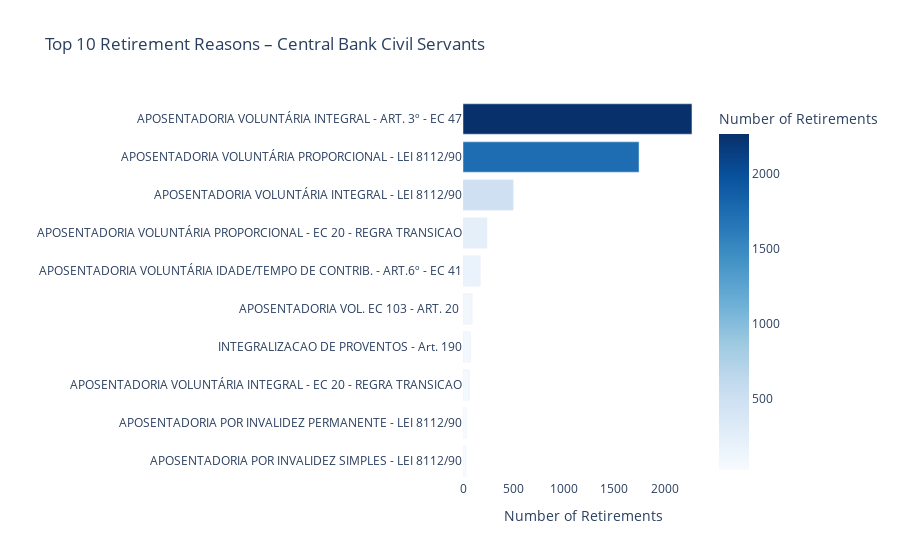

Here is the notebook cell this chart was saved with:
### Code cell
fig = px.bar(
    top_reasons.sort_values("Frequency"),
    x="Frequency",
    y="Description",
    orientation="h",
    title="Top 10 Retirement Reasons – Central Bank Civil Servants",
    labels={"Frequency": "Number of Retirements", "Description": "Retirement Reason"},
    color="Frequency",
    color_continuous_scale="Blues"
)

fig.update_layout(
    yaxis_title="",
    xaxis_title="Number of Retirements",
    plot_bgcolor="white",
    showlegend=False
)

fig.show()

### Figure 1 — Plotly figure (JSON) as saved in the notebook; plotly's stock layout.template omitted (floating-point values rounded to 4 significant figures)
{"data": [{"alignmentgroup": "True", "hovertemplate": "Number of Retirements=%{marker.color}<br>Retirement Reason=%{y}<extra></extra>", "legendgroup": "", "marker": {"color": [27, 32, 62, 73, 91, 171, 237, 498, 1743, 2267], "coloraxis": "coloraxis", "pattern": {"shape": ""}}, "name": "", "offsetgroup": "", "orientation": "h", "showlegend": false, "textposition": "auto", "type": "bar", "x": [27, 32, 62, 73, 91, 171, 237, 498, 1743, 2267], "xaxis": "x", "y": ["APOSENTADORIA POR INVALIDEZ SIMPLES - LEI 8112/90", "APOSENTADORIA POR INVALIDEZ PERMANENTE - LEI 8112/90", "APOSENTADORIA VOLUNTÁRIA INTEGRAL - EC 20 - REGRA TRANSICAO", "INTEGRALIZACAO DE PROVENTOS - Art. 190", "APOSENTADORIA VOL. EC 103 - ART. 20 ", "APOSENTADORIA VOLUNTÁRIA IDADE/TEMPO DE CONTRIB. - ART.6º - EC 41", "APOSENTADORIA VOLUNTÁRIA PROPORCIONAL - EC 20 - REGRA TRANSICAO", "APOSENTADORIA VOLUNTÁRIA INTEGRAL - LEI 8112/90", "APOSENTADORIA VOLUNTÁRIA PROPORCIONAL - LEI 8112/90", "APOSENTADORIA VOLUNTÁRIA INTEGRAL - ART. 3º - EC 47"], "yaxis": "y"}], "layout": {"barmode": "relative", "coloraxis": {"colorbar": {"title": {"text": "Number of Retirements"}}, "colorscale": [[0, "rgb(247,251,255)"], [0.125, "rgb(222,235,247)"], [0.25, "rgb(198,219,239)"], [0.375, "rgb(158,202,225)"], [0.5, "rgb(107,174,214)"], [0.625, "rgb(66,146,198)"], [0.75, "rgb(33,113,181)"], [0.875, "rgb(8,81,156)"], [1, "rgb(8,48,107)"]]}, "legend": {"tracegroupgap": 0}, "plot_bgcolor": "white", "showlegend": false, "title": {"text": "Top 10 Retirement Reasons – Central Bank Civil Servants"}, "xaxis": {"anchor": "y", "domain": [0, 1], "title": {"text": "Number of Retirements"}}, "yaxis": {"anchor": "x", "domain": [0, 1], "title": {"text": ""}}}}
